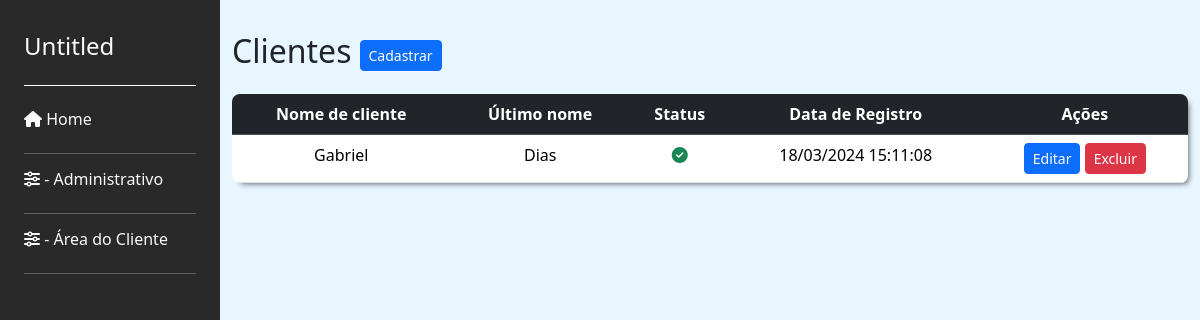
Page /user/listar_clientes/ on the earlier database version.
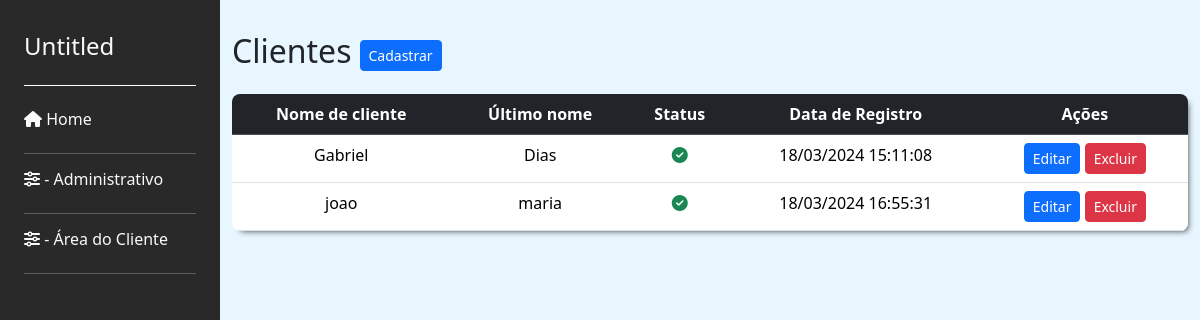
Same page on the later database version.
### user/models.py (models this page shows, shortened)
class Cliente(models.Model):
    user = models.OneToOneField(User, on_delete=models.CASCADE)
    rg = models.CharField(max_length=20, blank=True, null=True)
    cpf = models.CharField(max_length=14, blank=True, null=True)
    telefone = models.CharField(max_length=15, blank=True, null=True)
    data_nascimento = models.DateField(null=False)
    GENERO_CHOICES = (
        ('M', 'Masculino'),
        ('F', 'Feminino'),
        ('O', 'Outro')
    )
    genero = models.CharField(max_length=1, choices=GENERO_CHOICES)
    update_at = models.DateTimeField(auto_now=True)
    created_at = models.DateTimeField(auto_now_add=True)

### user/views.py (the view)
# urls.py: path('listar_clientes/', listar_clientes, name='listar_clientes'),
def listar_clientes(request):
    clientes = Cliente.objects.all()
    return render(request, 'cliente/listar_clientes.html', {'clientes': clientes, **sidebar(request)})  # noqa

### trip/views.py (called while the page is built)
def sidebar(request):
    is_adm = request.user.groups.filter(name='ADM').exists()
    is_cliente = request.user.groups.filter(name='Cliente').exists()
    return {'is_adm': is_adm, 'is_cliente': is_cliente}

### user/templates/cliente/listar_clientes.html (shortened to what this page needs)
{% extends 'base.html' %}
{% block content %}
<div class="main-content" id="mainContent">
  <div class="d-flex align-items-center">
    <h2 class="me-2">Clientes</h2>
    <a href="{% url 'user:cadastrar_cliente' %}">
      <button class="btn btn-sm btn-primary">Cadastrar</button>
    </a>
  </div>
  <div class="table-container mt-3">
    <table class="table  text-center" style="margin-bottom: 0;">
      <thead class="table-dark">
        <tr>
          <th>Nome de cliente</th>
          <th>Último nome</th>
          <th>Status</th>
          <th>Data de Registro</th>
          <th>Ações</th>
        </tr>
      </thead>
      <tbody>
        {% for cliente in clientes %}
          <tr>
            <td>{{ cliente.user.first_name }}</td>
            <td>{{ cliente.user.last_name }}</td>
            <td>
              {% if cliente.user.is_active %}
                <i class="fa-solid fa-circle-check text-success"></i>
              {% else %}
                <i class="fa-solid fa-circle-xmark text-danger"></i>
              {% endif %}
            </td>
            <td>{{ cliente.user.date_joined|date:"d/m/Y H:i:s" }}</td>
            <td>
              <button type="button" class="btn btn-sm btn-primary" data-bs-toggle="modal" data-bs-target="#editModal{{ cliente.id }}">
                Editar
              </button>
              <button type="button" class="btn btn-sm btn-danger" data-bs-toggle="modal" data-bs-target="#deleteModal{{ cliente.id }}">
                Excluir
              </button>
            </td>
          </tr>
        {% endfor %}
      </tbody>
    </table>
  </div>
</div>
{% endblock content %}

Differences in the rows shown:
added Cliente: user.first_name "joao", user.last_name "maria", user.date_joined "18/03/2024 16:55:31"
